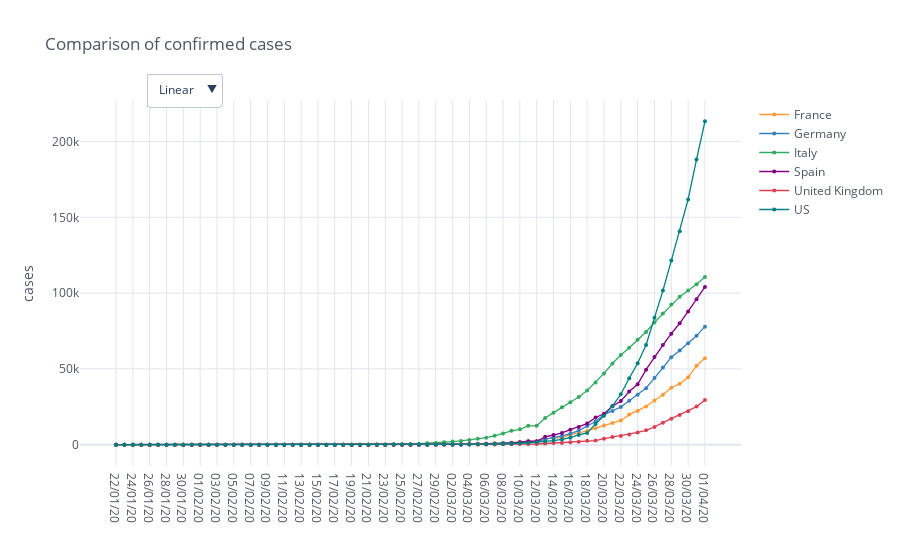

The notebook cell saved with this chart:
### Code cell
countries = ['Germany', 'France', 'Italy', 'Spain', 'US', 'United Kingdom']

confirmed_cases_countries = io.world_load_cases(io.get_filename_confirmed_cases(), countries)

fig = mp.iplot_comparative_plot(confirmed_cases_countries, title='Comparison of confirmed cases', size=4, yTitle='cases', mode='lines+markers', asFigure=True)
fig.show()

### Figure 1 — Plotly figure (JSON) as saved in the notebook; plotly's stock layout.template omitted (floating-point values rounded to 4 significant figures)
{"data": [{"line": {"color": "rgba(255, 153, 51, 1.0)", "dash": "solid", "shape": "linear", "width": 1.3}, "marker": {"size": 4, "symbol": "circle"}, "mode": "lines+markers", "name": "France", "text": "", "type": "scatter", "x": ["22/01/20", "23/01/20", "24/01/20", "25/01/20", "26/01/20", "27/01/20", "28/01/20", "29/01/20", "30/01/20", "31/01/20", "01/02/20", "02/02/20", "03/02/20", "04/02/20", "05/02/20", "06/02/20", "07/02/20", "08/02/20", "09/02/20", "10/02/20", "11/02/20", "12/02/20", "13/02/20", "14/02/20", "15/02/20", "16/02/20", "17/02/20", "18/02/20", "19/02/20", "20/02/20", "21/02/20", "22/02/20", "23/02/20", "24/02/20", "25/02/20", "26/02/20", "27/02/20", "28/02/20", "29/02/20", "01/03/20", "02/03/20", "03/03/20", "04/03/20", "05/03/20", "06/03/20", "07/03/20", "08/03/20", "09/03/20", "10/03/20", "11/03/20", "12/03/20", "13/03/20", "14/03/20", "15/03/20", "16/03/20", "17/03/20", "18/03/20", "19/03/20", "20/03/20", "21/03/20", "22/03/20", "23/03/20", "24/03/20", "25/03/20", "26/03/20", "27/03/20", "28/03/20", "29/03/20", "30/03/20", "31/03/20", "01/04/20"], "y": [0, 0, 2, 3, 3, 3, 4, 5, 5, 5, 6, 6, 6, 6, 6, 6, 6, 11, 11, 11, 11, 11, 11, 11, 12, 12, 12, 12, 12, 12, 12, 12, 12, 12, 14, 18, 38, 57, 100, 130, 191, 204, 285, 377, 653, 949, 1126, 1209, 1784, 2281, 2281, 3661, 4469, 4499, 6633, 7652, 9043, 10871, 12612, 14282, 16018, 19856, 22304, 25233, 29155, 32964, 37575, 40174, 44550, 52128, 56989]}, {"line": {"color": "rgba(55, 128, 191, 1.0)", "dash": "solid", "shape": "linear", "width": 1.3}, "marker": {"size": 4, "symbol": "circle"}, "mode": "lines+markers", "name": "Germany", "text": "", "type": "scatter", "x": ["22/01/20", "23/01/20", "24/01/20", "25/01/20", "26/01/20", "27/01/20", "28/01/20", "29/01/20", "30/01/20", "31/01/20", "01/02/20", "02/02/20", "03/02/20", "04/02/20", "05/02/20", "06/02/20", "07/02/20", "08/02/20", "09/02/20", "10/02/20", "11/02/20", "12/02/20", "13/02/20", "14/02/20", "15/02/20", "16/02/20", "17/02/20", "18/02/20", "19/02/20", "20/02/20", "21/02/20", "22/02/20", "23/02/20", "24/02/20", "25/02/20", "26/02/20", "27/02/20", "28/02/20", "29/02/20", "01/03/20", "02/03/20", "03/03/20", "04/03/20", "05/03/20", "06/03/20", "07/03/20", "08/03/20", "09/03/20", "10/03/20", "11/03/20", "12/03/20", "13/03/20", "14/03/20", "15/03/20", "16/03/20", "17/03/20", "18/03/20", "19/03/20", "20/03/20", "21/03/20", "22/03/20", "23/03/20", "24/03/20", "25/03/20", "26/03/20", "27/03/20", "28/03/20", "29/03/20", "30/03/20", "31/03/20", "01/04/20"], "y": [0, 0, 0, 0, 0, 1, 4, 4, 4, 5, 8, 10, 12, 12, 12, 12, 13, 13, 14, 14, 16, 16, 16, 16, 16, 16, 16, 16, 16, 16, 16, 16, 16, 16, 17, 27, 46, 48, 79, 130, 159, 196, 262, 482, 670, 799, 1040, 1176, 1457, 1908, 2078, 3675, 4585, 5795, 7272, 9257, 12327, 15320, 19848, 22213, 24873, 29056, 32986, 37323, 43938, 50871, 57695, 62095, 66885, 71808, 77872]}, {"line": {"color": "rgba(50, 171, 96, 1.0)", "dash": "solid", "shape": "linear", "width": 1.3}, "marker": {"size": 4, "symbol": "circle"}, "mode": "lines+markers", "name": "Italy", "text": "", "type": "scatter", "x": ["22/01/20", "23/01/20", "24/01/20", "25/01/20", "26/01/20", "27/01/20", "28/01/20", "29/01/20", "30/01/20", "31/01/20", "01/02/20", "02/02/20", "03/02/20", "04/02/20", "05/02/20", "06/02/20", "07/02/20", "08/02/20", "09/02/20", "10/02/20", "11/02/20", "12/02/20", "13/02/20", "14/02/20", "15/02/20", "16/02/20", "17/02/20", "18/02/20", "19/02/20", "20/02/20", "21/02/20", "22/02/20", "23/02/20", "24/02/20", "25/02/20", "26/02/20", "27/02/20", "28/02/20", "29/02/20", "01/03/20", "02/03/20", "03/03/20", "04/03/20", "05/03/20", "06/03/20", "07/03/20", "08/03/20", "09/03/20", "10/03/20", "11/03/20", "12/03/20", "13/03/20", "14/03/20", "15/03/20", "16/03/20", "17/03/20", "18/03/20", "19/03/20", "20/03/20", "21/03/20", "22/03/20", "23/03/20", "24/03/20", "25/03/20", "26/03/20", "27/03/20", "28/03/20", "29/03/20", "30/03/20", "31/03/20", "01/04/20"], "y": [0, 0, 0, 0, 0, 0, 0, 0, 0, 2, 2, 2, 2, 2, 2, 2, 3, 3, 3, 3, 3, 3, 3, 3, 3, 3, 3, 3, 3, 3, 20, 62, 155, 229, 322, 453, 655, 888, 1128, 1694, 2036, 2502, 3089, 3858, 4636, 5883, 7375, 9172, 10149, 12462, 12462, 17660, 21157, 24747, 27980, 31506, 35713, 41035, 47021, 53578, 59138, 63927, 69176, 74386, 80589, 86498, 92472, 97689, 101739, 105792, 110574]}, {"line": {"color": "rgba(128, 0, 128, 1.0)", "dash": "solid", "shape": "linear", "width": 1.3}, "marker": {"size": 4, "symbol": "circle"}, "mode": "lines+markers", "name": "Spain", "text": "", "type": "scatter", "x": ["22/01/20", "23/01/20", "24/01/20", "25/01/20", "26/01/20", "27/01/20", "28/01/20", "29/01/20", "30/01/20", "31/01/20", "01/02/20", "02/02/20", "03/02/20", "04/02/20", "05/02/20", "06/02/20", "07/02/20", "08/02/20", "09/02/20", "10/02/20", "11/02/20", "12/02/20", "13/02/20", "14/02/20", "15/02/20", "16/02/20", "17/02/20", "18/02/20", "19/02/20", "20/02/20", "21/02/20", "22/02/20", "23/02/20", "24/02/20", "25/02/20", "26/02/20", "27/02/20", "28/02/20", "29/02/20", "01/03/20", "02/03/20", "03/03/20", "04/03/20", "05/03/20", "06/03/20", "07/03/20", "08/03/20", "09/03/20", "10/03/20", "11/03/20", "12/03/20", "13/03/20", "14/03/20", "15/03/20", "16/03/20", "17/03/20", "18/03/20", "19/03/20", "20/03/20", "21/03/20", "22/03/20", "23/03/20", "24/03/20", "25/03/20", "26/03/20", "27/03/20", "28/03/20", "29/03/20", "30/03/20", "31/03/20", "01/04/20"], "y": [0, 0, 0, 0, 0, 0, 0, 0, 0, 0, 1, 1, 1, 1, 1, 1, 1, 1, 2, 2, 2, 2, 2, 2, 2, 2, 2, 2, 2, 2, 2, 2, 2, 2, 6, 13, 15, 32, 45, 84, 120, 165, 222, 259, 400, 500, 673, 1073, 1695, 2277, 2277, 5232, 6391, 7798, 9942, 11748, 13910, 17963, 20410, 25374, 28768, 35136, 39885, 49515, 57786, 65719, 73235, 80110, 87956, 95923, 104118]}, {"line": {"color": "rgba(219, 64, 82, 1.0)", "dash": "solid", "shape": "linear", "width": 1.3}, "marker": {"size": 4, "symbol": "circle"}, "mode": "lines+markers", "name": "United Kingdom", "text": "", "type": "scatter", "x": ["22/01/20", "23/01/20", "24/01/20", "25/01/20", "26/01/20", "27/01/20", "28/01/20", "29/01/20", "30/01/20", "31/01/20", "01/02/20", "02/02/20", "03/02/20", "04/02/20", "05/02/20", "06/02/20", "07/02/20", "08/02/20", "09/02/20", "10/02/20", "11/02/20", "12/02/20", "13/02/20", "14/02/20", "15/02/20", "16/02/20", "17/02/20", "18/02/20", "19/02/20", "20/02/20", "21/02/20", "22/02/20", "23/02/20", "24/02/20", "25/02/20", "26/02/20", "27/02/20", "28/02/20", "29/02/20", "01/03/20", "02/03/20", "03/03/20", "04/03/20", "05/03/20", "06/03/20", "07/03/20", "08/03/20", "09/03/20", "10/03/20", "11/03/20", "12/03/20", "13/03/20", "14/03/20", "15/03/20", "16/03/20", "17/03/20", "18/03/20", "19/03/20", "20/03/20", "21/03/20", "22/03/20", "23/03/20", "24/03/20", "25/03/20", "26/03/20", "27/03/20", "28/03/20", "29/03/20", "30/03/20", "31/03/20", "01/04/20"], "y": [0, 0, 0, 0, 0, 0, 0, 0, 0, 2, 2, 2, 2, 2, 2, 2, 3, 3, 3, 8, 8, 9, 9, 9, 9, 9, 9, 9, 9, 9, 9, 9, 9, 13, 13, 13, 15, 20, 23, 36, 40, 51, 85, 115, 163, 206, 273, 321, 382, 456, 456, 798, 1140, 1140, 1543, 1950, 2626, 2689, 3983, 5018, 5683, 6650, 8077, 9529, 11658, 14543, 17089, 19522, 22141, 25150, 29474]}, {"line": {"color": "rgba(0, 128, 128, 1.0)", "dash": "solid", "shape": "linear", "width": 1.3}, "marker": {"size": 4, "symbol": "circle"}, "mode": "lines+markers", "name": "US", "text": "", "type": "scatter", "x": ["22/01/20", "23/01/20", "24/01/20", "25/01/20", "26/01/20", "27/01/20", "28/01/20", "29/01/20", "30/01/20", "31/01/20", "01/02/20", "02/02/20", "03/02/20", "04/02/20", "05/02/20", "06/02/20", "07/02/20", "08/02/20", "09/02/20", "10/02/20", "11/02/20", "12/02/20", "13/02/20", "14/02/20", "15/02/20", "16/02/20", "17/02/20", "18/02/20", "19/02/20", "20/02/20", "21/02/20", "22/02/20", "23/02/20", "24/02/20", "25/02/20", "26/02/20", "27/02/20", "28/02/20", "29/02/20", "01/03/20", "02/03/20", "03/03/20", "04/03/20", "05/03/20", "06/03/20", "07/03/20", "08/03/20", "09/03/20", "10/03/20", "11/03/20", "12/03/20", "13/03/20", "14/03/20", "15/03/20", "16/03/20", "17/03/20", "18/03/20", "19/03/20", "20/03/20", "21/03/20", "22/03/20", "23/03/20", "24/03/20", "25/03/20", "26/03/20", "27/03/20", "28/03/20", "29/03/20", "30/03/20", "31/03/20", "01/04/20"], "y": [1, 1, 2, 2, 5, 5, 5, 5, 5, 7, 8, 8, 11, 11, 11, 11, 11, 11, 11, 11, 12, 12, 13, 13, 13, 13, 13, 13, 13, 13, 15, 15, 15, 51, 51, 57, 58, 60, 68, 74, 98, 118, 149, 217, 262, 402, 518, 583, 959, 1281, 1663, 2179, 2727, 3499, 4632, 6421, 7783, 13677, 19100, 25489, 33276, 43847, 53740, 65778, 83836, 101657, 121478, 140886, 161807, 188172, 213372]}], "layout": {"legend": {"bgcolor": "#FFFFFF", "font": {"color": "#4D5663"}}, "paper_bgcolor": "#FFFFFF", "plot_bgcolor": "#FFFFFF", "title": {"font": {"color": "#4D5663"}, "text": "Comparison of confirmed cases"}, "updatemenus": [{"buttons": [{"args": [{"yaxis.type": "linear"}], "label": "Linear", "method": "relayout"}, {"args": [{"yaxis.type": "log"}], "label": "Log", "method": "relayout"}], "direction": "down", "pad": {"r": 10, "t": 10}, "showactive": true, "x": 0.1, "xanchor": "left", "y": 1.1, "yanchor": "top"}], "xaxis": {"gridcolor": "#E1E5ED", "showgrid": true, "tickfont": {"color": "#4D5663"}, "title": {"font": {"color": "#4D5663"}, "text": ""}, "zerolinecolor": "#E1E5ED"}, "yaxis": {"gridcolor": "#E1E5ED", "showgrid": true, "tickfont": {"color": "#4D5663"}, "title": {"font": {"color": "#4D5663"}, "text": "cases"}, "zerolinecolor": "#E1E5ED"}}}
